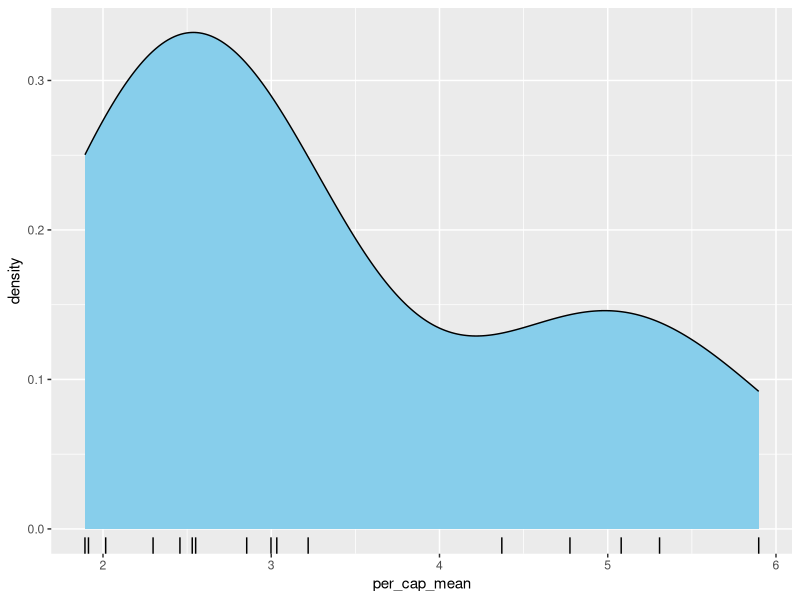

Write the R code that produced this figure.
library(tidyverse)
library(readxl)

## imnport summary data
## (this script assumes ctive directory is root dir of project):
summary_data <- read_excel(
  "st_files/For Review_Ret_Justa_July KPT Complete_KPT_4day (1).xlsx", 
  range = "J22:Q38"
)

names(summary_data) <-
  c(
    "per_cap_mean",
    "weighted_per_cap_mean",
    "sd",
    "var",
    "weighted_var",
    "days_measured",
    "df",
    "cov"
  )

## function to compute confidence interval from summary data:
compute_ci <- function(data, level) {
  pooled_var <- with(
    data,
    sum(var * df) / sum(df)
  )
  
  sample_mean <- with(
    data,
    sum(per_cap_mean * days_measured) / sum(days_measured)
  )
  
  n <- sum(data$days_measured)
  df <- n - nrow(data)
  multiplier <- qt((1 + level) / 2, df = df)
  margin <- multiplier * sqrt(pooled_var / n)
  interval <-
    c(
      lower = sample_mean - margin, 
      upper = sample_mean + margin
  )
  list(point_estimate = sample_mean, interval = interval)
}


## try it out:
compute_ci(data = summary_data, level = 0.90)

## this one follows a better probability model:
compute_ci_2 <- function(data, level) {
  n <- nrow(data)
  sample_mean <- sum(data$per_cap_mean) / n
  sd_sample_mean <- sqrt(sum(data$var) / n)
  multiplier <- qnorm((1 + level) / 2)
  margin <- multiplier * sd_sample_mean
  interval <-
    c(
      lower = sample_mean - margin, 
      upper = sample_mean + margin
    )
  list(
    point_estimate = sample_mean, 
    sd = sd_sample_mean,
    interval = interval
  )
}

## try it out:
compute_ci_2(data = summary_data, level = 0.90)

## might want to plot those means:
ggplot(summary_data, aes(x = per_cap_mean)) +
  geom_density(fill = "skyblue") +
  geom_rug()

## hmm, pretty strong evidence of skewness here
#3 and n = 16 sample size is small
#3 perhaps bootstrap instead?

lst <- vector(mode = "list", length = nrow(summary_data))
for (i in 1:length(lst)) {
  vals <- read_excel(
    "st_files/For Review_Ret_Justa_July KPT Complete_KPT_4day (1).xlsx", 
    range = "I15:L15",
    sheet = paste0("HH", i, " Data"),
    col_names = FALSE
  ) %>% 
    as.matrix() %>% 
    t() %>% 
    .[,1]
  vals <- vals[!is.na(vals)]
  lst[[i]] <- vals
}

resampled_means <- function(data) {
  n <- length(data)
  means <- numeric(n)
  for (i in 1:n) {
    grp <- data[[sample(1:n, size = 1)]]
    means[i] <-
      sample(grp, size = length(grp), replace = TRUE) %>% 
      mean()
  }
  means
}

## try it:
resampled_means(data = lst)

bootstrap_resamples <- function(m, data) {
  resamps <- numeric(m)
  for (i in 1:m) {
    resamps[i] <- mean(resampled_means(data = data))
  }
  resamps
}

resamps <- bootstrap_resamples(2000, data = lst)

level <- 0.90
interval <- quantile(
  resamps, 
  probs = c(level / 2, (1 + level) / 2)
)

interval

m <- mean(resamps)
sd <- sqrt(sum((m - resamps)^2 / length(resamps)))
sd
